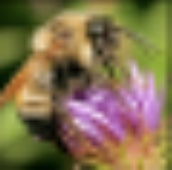
#> input picture bee.jpg, 172 x 170 px
$ python a2q1.py   (Python 2 division)   (older library calls are emulated)
#> lines starting #> are read from the running program, lines starting #| are printed output that depends on the picture
import numpy as np
import scipy.linalg as sp
import cv2 as cv


# Q1 a)
# Function does one dimensional linear interpolation to d times the input image size.
# source: the original image we want to interpolate.
# d: size want to increase.
def one_d_linear_interpolation(source, d):
    g_prime = np.zeros((source.shape[0], source.shape[1] * d))
    g = np.zeros((source.shape[0], source.shape[1] * d))

    # Replace points the position [i, j] in g_prime that i and j/d are integers with image pixel values
    for i in range(source.shape[0]):
        for j in range(source.shape[1]):
            g_prime[i, j * d] = source[i, j]

    # Generate filter for averaging based on d
    h_filter = np.concatenate([np.arange(d), np.arange(d, -1, -1)]).astype(np.float) / d
    print h_filter

    for r in range(source.shape[0]):
        # do convolution of h_filter and each row of g prime
        g[r] = np.convolve(g_prime[r], h_filter, "same")

    return g


# Q1 b)
# Function does two dimensional linear interpolation to d times the input image size.
# source: the original image we want to interpolate.
# d: size want to increase.
def one_d_linear_interpolation(source, d):
    g_prime = np.zeros((source.shape[0] * d, source.shape[1] * d))

    # Replace points the position [i, j] in g_prime that i/d and j/d are integers with image pixel values
    for i in range(source.shape[0]):
        for j in range(source.shape[1]):
            g_prime[i * d, j * d] = source[i, j]

    # Generate filter for averaging based on d
    one_d_filter = np.concatenate([np.arange(d), np.arange(d, -1, -1)]).astype(np.float) / d
    h_filter = np.multiply(one_d_filter.reshape(-1, 1), one_d_filter.reshape(1, -1))
    print h_filter

    # do convolution of h_filter and g prime
    g = cv.filter2D(g_prime, cv.CV_32F, h_filter)

    return g


if __name__ == '__main__':
    img = cv.imread('../bee.jpg')
#> img is the input picture: shape (170, 172, 3); mean B, G, R 78.2, 112.6, 129.6

    #Q1 a)
    one_d_result = np.zeros((4 * img.shape[0], 4 * img.shape[1], img.shape[2]))
    one_d_result[:, :, 0] = one_d_linear_interpolation(one_d_linear_interpolation(img[:, :, 0], 4).T, 4).T
#> after the loop in one_d_linear_interpolation, `for i in range(source.shape[0]):`:
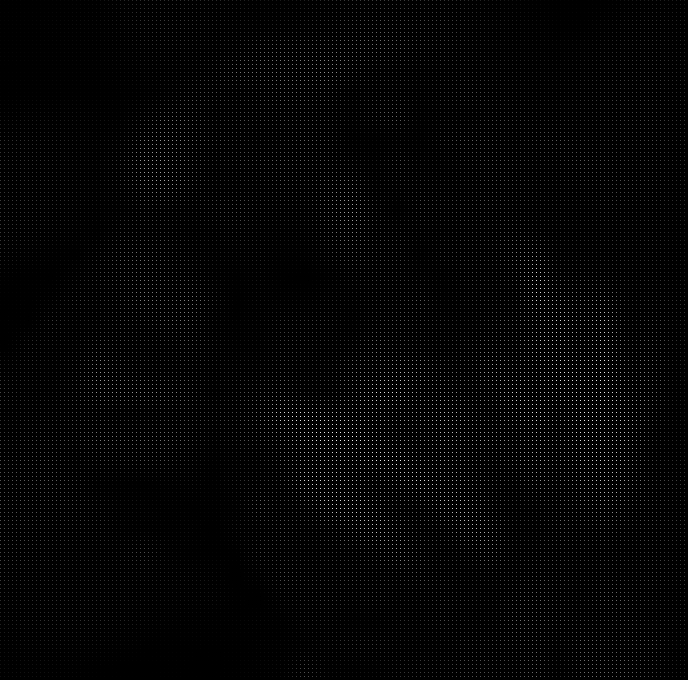
#> g_prime: shape (680, 688) float64; min 0, max 245, mean 4.9
#> in one_d_linear_interpolation, `g = cv.filter2D(g_prime, cv.CV_32F, h_filter)`:
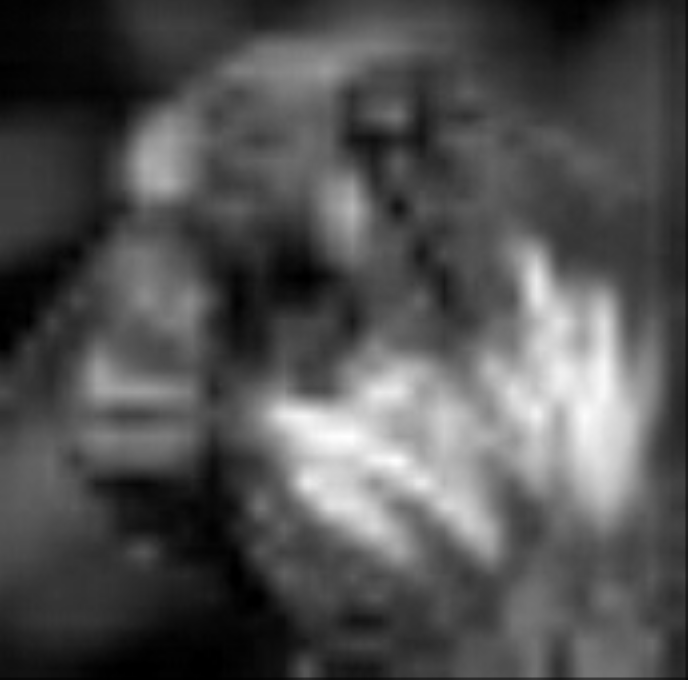
#> g: shape (680, 688) float32; min -2.84e-14, max 245, mean 78; drawn with min black and max white
#> call 2 of one_d_linear_interpolation, with d = 4
#> in one_d_linear_interpolation (call 2), `g_prime = np.zeros((source.shape[0] * d, source.shape[1] * d))`: g_prime: shape (2752, 2720) float64; every value is 0
#> in one_d_linear_interpolation (call 2), `g = cv.filter2D(g_prime, cv.CV_32F, h_filter)`:
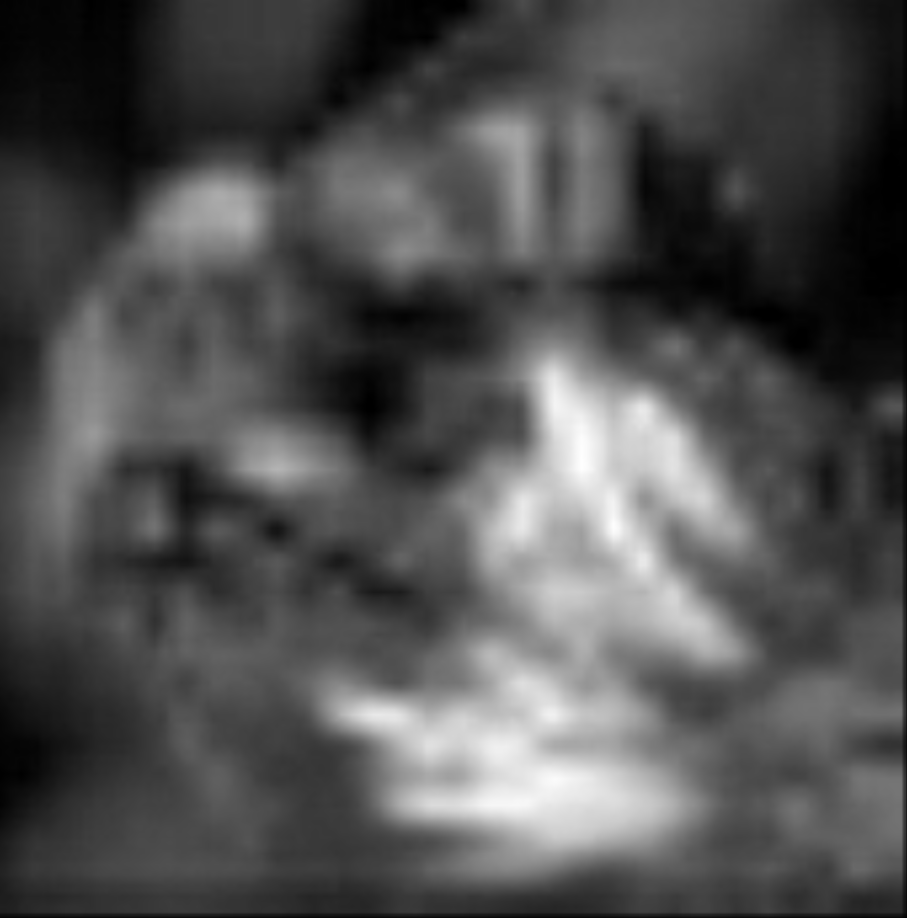
#> g: shape (2752, 2720) float32 (shown at 1/3 size); min -2.84e-14, max 245, mean 78; drawn with min black and max white
#> (the run stopped early here; a loop or call above may not have finished)
